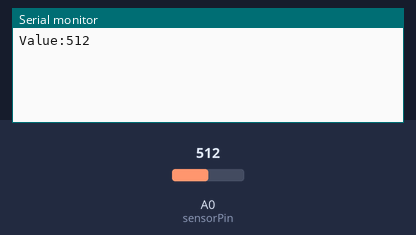
The sketch below on a simulated Arduino Uno, built with avr-gcc and run on an emulated ATmega328P. Shown: the last lines printed to the serial monitor. The test bench sets the inputs (shaded band); at power-on: A0 (sensorPin) = 512.

Above: at 1.8 s.
1.9 s: A0 (sensorPin) set to 716
At 2.8 s:
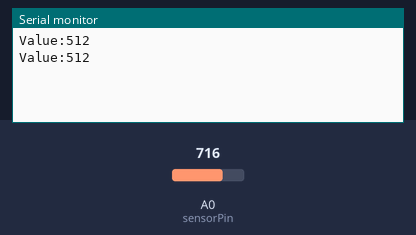
5.0 s: A0 (sensorPin) set to 900
At 5.8 s:
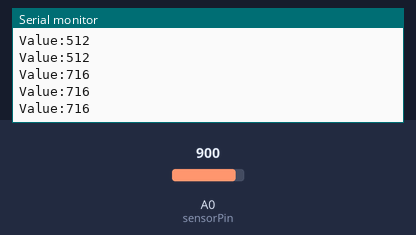
Timing chart, 0 to 8.0 s (numbered marks = the images above; inputs shaded):
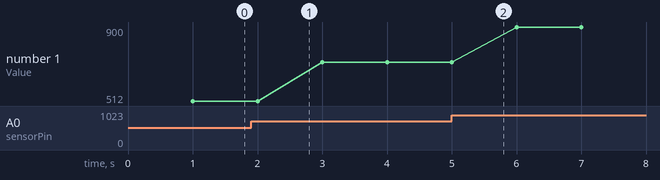

The sketch:

c05_detecteur_humidite.ino
```cpp
// Sensor pins
#define sensorPower 2 // Pin pour allumer le capteur
#define sensorPin A0 // Pin du signal

// Value for storing water level
int sensorValue = 0;

unsigned long currentTime = 0;

void setup() {
	// Set D7 as an OUTPUT
	pinMode(sensorPower, OUTPUT);

	// Set to LOW so no power flows through the sensor
	digitalWrite(sensorPower, LOW);

	Serial.begin(9600);
}

void loop() {
  currentTime = millis();

  sensorTask();
	serialTask();
}

void serialTask() {
  static unsigned long lastTime = 0;
  int rate = 1000;

  if (currentTime - lastTime >= rate) {
    lastTime = currentTime;

    Serial.print("Value:");
    Serial.println(sensorValue);

  }
}


int sensorTask() {
  static unsigned long lastTime = 0;
  static int readFlag = 0;

  static unsigned long lastRead = 0;
  static int lastValue = 0;

  int rate = 500;
  int wait = 10;

  if (readFlag) {
    if (currentTime - lastRead >= wait) {
      sensorValue = analogRead(sensorPin);		// Read the analog value form sensor
      digitalWrite(sensorPower, LOW);		// Turn the sensor OFF
      lastValue = sensorValue;

      readFlag = 0;
    }

  } else if (currentTime - lastTime >= rate) {
    lastTime = currentTime;
    lastRead = currentTime;

    digitalWrite(sensorPower, HIGH);	// Turn the sensor ON

    readFlag = 1;
  }

  return lastValue;
}
```

Measured:
- plotted number 1: 512 → 716 after the input at 1.9 s, 716 → 900 after the input at 5.0 s
